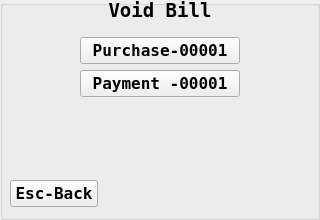
<?xml version="1.0" encoding="UTF-8"?>
<ui version="4.0">
 <class>Void_Last_BIll</class>
 <widget class="QWidget" name="Void_Last_BIll">
  <property name="geometry">
   <rect>
    <x>0</x>
    <y>0</y>
    <width>320</width>
    <height>220</height>
   </rect>
  </property>
  <property name="font">
   <font>
    <family>DejaVu Sans Mono</family>
    <pointsize>12</pointsize>
    <weight>75</weight>
    <bold>true</bold>
   </font>
  </property>
  <property name="windowTitle">
   <string>Form</string>
  </property>
  <widget class="QGroupBox" name="groupBox">
   <property name="geometry">
    <rect>
     <x>0</x>
     <y>0</y>
     <width>320</width>
     <height>220</height>
    </rect>
   </property>
   <property name="title">
    <string/>
   </property>
   <widget class="QLabel" name="label">
    <property name="geometry">
     <rect>
      <x>0</x>
      <y>0</y>
      <width>320</width>
      <height>20</height>
     </rect>
    </property>
    <property name="font">
     <font>
      <pointsize>14</pointsize>
     </font>
    </property>
    <property name="text">
     <string>Void Bill</string>
    </property>
    <property name="alignment">
     <set>Qt::AlignCenter</set>
    </property>
   </widget>
  </widget>
  <widget class="QPushButton" name="pushButton_home_back">
   <property name="geometry">
    <rect>
     <x>10</x>
     <y>180</y>
     <width>88</width>
     <height>27</height>
    </rect>
   </property>
   <property name="text">
    <string>Esc-Back</string>
   </property>
   <property name="autoDefault">
    <bool>true</bool>
   </property>
  </widget>
  <widget class="QPushButton" name="pushButton_payment">
   <property name="geometry">
    <rect>
     <x>80</x>
     <y>70</y>
     <width>160</width>
     <height>27</height>
    </rect>
   </property>
   <property name="styleSheet">
    <string notr="true">QPushButton:focus{border:3px solid red;background-color: rgb(255, 255, 255);}</string>
   </property>
   <property name="text">
    <string>Payment -00001</string>
   </property>
   <property name="autoDefault">
    <bool>true</bool>
   </property>
  </widget>
  <widget class="QPushButton" name="pushButton_purchase">
   <property name="geometry">
    <rect>
     <x>80</x>
     <y>37</y>
     <width>160</width>
     <height>27</height>
    </rect>
   </property>
   <property name="styleSheet">
    <string notr="true">QPushButton:focus{border:3px solid red;background-color: rgb(255, 255, 255);}</string>
   </property>
   <property name="text">
    <string>Purchase-00001</string>
   </property>
   <property name="autoDefault">
    <bool>true</bool>
   </property>
  </widget>
 </widget>
 <resources/>
 <connections/>
</ui>
